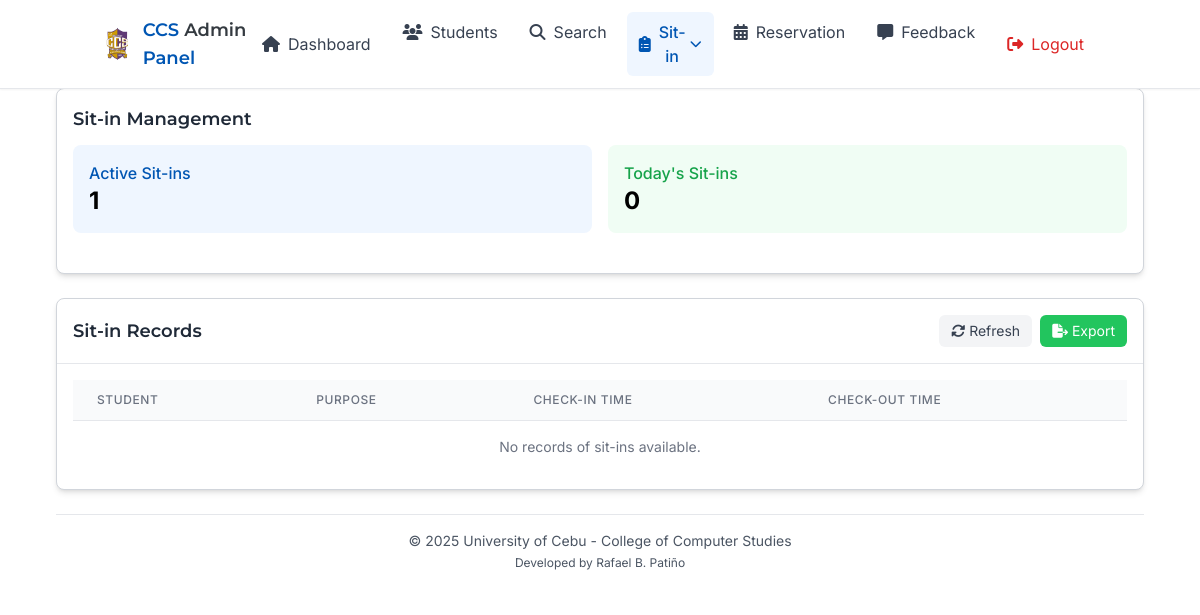
Page /pages/admin/sit-inRecords.php (signed in) on the earlier database version.
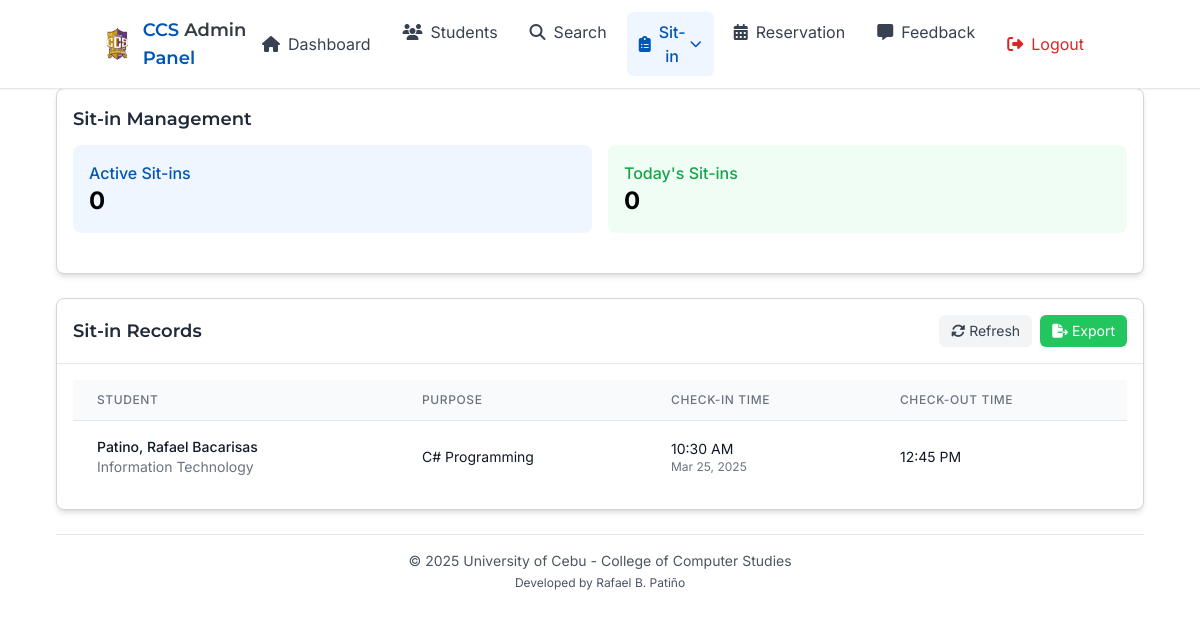
Same page on the later database version.
### tables this page shows
CREATE TABLE `users` (
  `id` int(11) NOT NULL,
  `idno` varchar(100) NOT NULL,
  `lastname` varchar(100) NOT NULL,
  `firstname` varchar(100) NOT NULL,
  `midname` varchar(100) DEFAULT NULL,
  `course` enum('Computer Science','Information Technology') NOT NULL,
  `year_level` enum('First year','Second year','Third year','Fourth year') NOT NULL,
  `email` varchar(255) NOT NULL,
  `address` varchar(255) NOT NULL,
  `username` varchar(50) NOT NULL,
  `sessionno` int(11) DEFAULT NULL,
  `password_hash` varchar(255) NOT NULL,
  `created_at` timestamp NOT NULL DEFAULT current_timestamp()
);

CREATE TABLE `sit_ins` (
  `student_id` VARCHAR(100) NOT NULL,
  `laboratory` VARCHAR(250) NOT NULL,
  `purpose` VARCHAR(255) NOT NULL,
  `check_in_date` DATE NOT NULL,
  `check_in_time` TIME NOT NULL,
  `check_out_time` TIME DEFAULT NULL
);

### pages/admin/sit-inRecords.php (the view, shortened to what this page needs)
<?php
include('modals/search.php');
$sql = "SELECT COUNT(*) AS count FROM sit_ins WHERE check_out_time IS NULL";
$result = $conn->query($sql);
$active_count = $result->fetch_assoc()['count'];
$today = date('Y-m-d');
$sql = "SELECT COUNT(*) AS count FROM sit_ins WHERE check_in_date = '$today'";
$result = $conn->query($sql);
$today_count = $result->fetch_assoc()['count'];
$sql = "SELECT idno, lastname, firstname, purpose, check_in_time, check_in_date, midname, course, year_level, check_out_time FROM users JOIN sit_ins ON idno = student_id WHERE check_out_time IS NOT NULL
ORDER BY check_in_date DESC, check_in_time DESC";
$result = $conn->query($sql);
$sit_in_record = $result->fetch_all(MYSQLI_ASSOC);
?>
<!DOCTYPE html>
<html lang="en">
<head>
    <script src="https://cdn.tailwindcss.com"></script>
    <link rel="stylesheet" href="../../public/css/all.css">
</head>
<body>
    <nav class="bg-white border-b border-gray-200 fixed w-full z-50 shadow-sm">
        <div class="container mx-auto px-4">
            <div class="flex justify-between items-center py-3">
                <div class="flex items-center">
                    <div class="mr-3">
                        <img src="../../public/pictures/ccs-logo.png" alt="CCS Logo" class="h-10 w-10 rounded-md">
                    </div>
                    <span class="heading-font font-semibold text-lg text-primary">CCS <span class="text-secondary">Admin</span> Panel</span>
                </div>
                <div class="hidden md:flex space-x-2">
                    <a href="homepage.php" class="px-3 py-2 rounded-md transition duration-300 flex items-center text-gray-700 hover:bg-gray-100">
                        <i class="fas fa-home mr-2"></i><span>Dashboard</span>
                    </a>
                    <div class="relative group">
                        <a href="students-list.php" class="px-3 py-2 rounded-md transition duration-300 flex items-center text-gray-700 hover:bg-gray-100">
                            <i class="fas fa-users mr-2"></i><span>Students</span>
                        </a>
                    </div>
                    <div class="relative group">
                        <a href="#" class="open-search-modal px-3 py-2 rounded-md transition duration-300 flex items-center text-gray-700 hover:bg-gray-100">
                            <i class="fas fa-search mr-2"></i><span>Search</span>
                        </a>
                    </div>
                    <div class="relative group">
                        <button class="dropdown-button px-3 py-2 rounded-md transition duration-300 flex items-center font-medium text-primary bg-blue-50">
                            <i class="fas fa-clipboard-list mr-2"></i><span>Sit-in</span>
                            <i class="icon fas fa-chevron-down ml-1 text-xs"></i>
                        </button>
                    </div>
                    <div class="relative group">
                        <button class="px-3 py-2 rounded-md transition duration-300 flex items-center text-gray-700 hover:bg-gray-100">
                            <i class="fas fa-calendar-alt mr-2"></i><span>Reservation</span>
                        </button>
                    </div>
                    <div class="relative group">
                        <button class="px-3 py-2 rounded-md transition duration-300 flex items-center text-gray-700 hover:bg-gray-100">
                            <i class="fas fa-comment-alt mr-2"></i><span>Feedback</span>
                        </button>
                    </div>
                    <a href="../../logout.php" class="px-3 py-2 rounded-md transition duration-300 flex items-center text-red-600 hover:bg-red-50">
                        <i class="fas fa-sign-out-alt mr-2"></i><span>Logout</span>
                    </a>
                </div>
            </div>
        </div>
    </nav>
    <div class="pt-16 px-4 md:px-6 lg:px-8 container mx-auto max-w-6xl">
        <div class="py-6">
            <div class="grid grid-cols-1 grid-rows-0 gap-4 mb-6">
                <div class="bg-white rounded-lg border border-gray-300 shadow-md hover:shadow-xl transition-shadow duration-300 p-4">
                    <h2 class="text-lg font-semibold heading-font text-gray-800 mb-3">Sit-in Management</h2>
                    <div class="grid grid-cols-1 md:grid-cols-2 gap-4 mb-6">
                        <div class="bg-blue-50 p-4 rounded-lg">
                            <h3 class="font-medium text-primary">Active Sit-ins</h3>
                            <p class="text-2xl font-bold"><?php echo $active_count; ?></p>
                        </div>
                        <div class="bg-green-50 p-4 rounded-lg">
                            <h3 class="font-medium text-green-600">Today's Sit-ins</h3>
                            <p class="text-2xl font-bold"><?php echo $today_count; ?></p>
                        </div>
                    </div>
                </div>
            </div>
            <div class="md:col-span-2 bg-white rounded-lg border border-gray-300 shadow-md hover:shadow-xl transition-shadow duration-300">
                <div class="border-b border-gray-200 p-4 flex justify-between items-center">
                    <h2 class="heading-font text-lg font-semibold text-gray-800">Sit-in Records</h2>
                    <div class="flex space-x-2">
                        <button id="refreshBtn" class="px-3 py-1.5 text-sm bg-gray-100 text-gray-700 rounded-md hover:bg-gray-200 focus:outline-none transition duration-200 flex items-center">
                            <i class="fas fa-sync-alt mr-1"></i> Refresh
                        </button>
                        <button id="exportBtn" class="px-3 py-1.5 text-sm bg-green-500 text-white rounded-md hover:bg-green-600 focus:outline-none transition duration-200 flex items-center">
                            <i class="fas fa-file-export mr-1"></i> Export
                        </button>
                    </div>
                </div>
                <div class="p-4">
                    <div class="overflow-x-auto">
                        <table class="min-w-full divide-y divide-gray-200">
                            <thead class="bg-gray-50">
                                <tr>
                                    <th scope="col" class="px-6 py-3 text-left text-xs font-medium text-gray-500 uppercase tracking-wider">Student</th>
                                    <th scope="col" class="px-6 py-3 text-left text-xs font-medium text-gray-500 uppercase tracking-wider">Purpose</th>
                                    <th scope="col" class="px-6 py-3 text-left text-xs font-medium text-gray-500 uppercase tracking-wider">Check-in Time</th>
                                    <th scope="col" class="px-6 py-3 text-left text-xs font-medium text-gray-500 uppercase tracking-wider">Check-out Time</th>
                                </tr>
                            </thead>
                            <tbody class="bg-white divide-y divide-gray-200" id="activeSitInsList">
                                <?php if (empty($sit_in_record)): ?>
                                <tr>
                                    <td colspan="6" class="px-6 py-4 text-center text-sm text-gray-500">
                                        No records of sit-ins available.
                                    </td>
                                </tr>
                                <?php else: ?>
                                    <?php foreach ($sit_in_record as $sit_in): ?>
                                    <tr>
                                        <td class="px-6 py-4 whitespace-nowrap">
                                            <div class="flex items-center">
                                                <div>
                                                    <div class="text-sm font-medium text-gray-900">
                                                        <?php echo htmlspecialchars($sit_in['lastname'] . ', ' . $sit_in['firstname'] . ' ' . $sit_in['midname']); ?>
                                                    </div>
                                                    <div class="text-sm text-gray-500">
                                                        <?php echo htmlspecialchars($sit_in['course']); ?>
                                                    </div>
                                                </div>
                                            </div>
                                        </td>
                                        <td class="px-6 py-4 whitespace-nowrap">
                                            <div class="text-sm text-gray-900"><?php echo htmlspecialchars($sit_in['purpose']); ?></div>
                                        </td>
                                        <td class="px-6 py-4 whitespace-nowrap">
                                            <div class="text-sm text-gray-900"><?php echo date('h:i A', strtotime($sit_in['check_in_time'])); ?></div>
                                            <div class="text-xs text-gray-500"><?php echo date('M d, Y', strtotime($sit_in['check_in_date'])); ?></div>
                                        </td>
                                        <td class="px-6 py-4 whitespace-nowrap">
                                            <div class="text-sm text-gray-900"><?php echo date('h:i A', strtotime($sit_in['check_out_time'])); ?></div>
                                        </td>
                                    </tr>
                                    <?php endforeach; ?>
                                <?php endif; ?>
                            </tbody>
                        </table>
                    </div>
                </div>
            </div>
    <footer class="bg-white border-t border-gray-200 py-4 mt-6">
        <div class="container mx-auto px-4 text-center text-gray-600 text-sm">
            <p>&copy; 2025 University of Cebu - College of Computer Studies</p>
            <p class="text-xs mt-1">Developed by Rafael B. Patiño</p>
        </div>
    </footer>
</body>
</html>

### pages/admin/sit-inRecords.php (style rules this page uses)
body { font-family: 'Inter', sans-serif; }
.heading-font { font-family: 'Montserrat', sans-serif; }

Differences in the rows shown:
now on this page (row edited): users: lastname+firstname+midname "Patino, Rafael Bacarisas", course "Information Technology", sit_ins.purpose "C# Programming", sit_ins.check_in_time "10:30 AM", sit_ins.check_in_date "Mar 25, 2025", sit_ins.check_out_time "12:45 PM"
Other differences:
$active_count: "1" → "0"
text no longer shown: "No records of sit-ins available."
